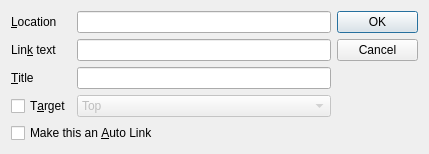
<?xml version="1.0" encoding="UTF-8"?>
<ui version="4.0">
 <class>LinkEntry</class>
 <widget class="QDialog" name="LinkEntry">
  <property name="geometry">
   <rect>
    <x>0</x>
    <y>0</y>
    <width>429</width>
    <height>136</height>
   </rect>
  </property>
  <property name="windowTitle">
   <string>HTML link</string>
  </property>
  <layout class="QGridLayout" name="gridLayout">
   <item row="0" column="0">
    <widget class="QLabel" name="label">
     <property name="text">
      <string>&amp;Location</string>
     </property>
     <property name="buddy">
      <cstring>leLinkURL</cstring>
     </property>
    </widget>
   </item>
   <item row="0" column="1">
    <widget class="QLineEdit" name="leLinkURL"/>
   </item>
   <item row="0" column="2">
    <widget class="QPushButton" name="okButton">
     <property name="text">
      <string>OK</string>
     </property>
    </widget>
   </item>
   <item row="1" column="0">
    <widget class="QLabel" name="label_3">
     <property name="text">
      <string>Lin&amp;k text</string>
     </property>
     <property name="buddy">
      <cstring>leLinkText</cstring>
     </property>
    </widget>
   </item>
   <item row="1" column="1">
    <widget class="QLineEdit" name="leLinkText"/>
   </item>
   <item row="1" column="2">
    <widget class="QPushButton" name="cancelButton">
     <property name="text">
      <string>Cancel</string>
     </property>
    </widget>
   </item>
   <item row="2" column="0">
    <widget class="QLabel" name="label_2">
     <property name="text">
      <string>&amp;Title</string>
     </property>
     <property name="buddy">
      <cstring>leLinkTitle</cstring>
     </property>
    </widget>
   </item>
   <item row="2" column="1">
    <widget class="QLineEdit" name="leLinkTitle"/>
   </item>
   <item row="2" column="2" rowspan="3">
    <spacer>
     <property name="orientation">
      <enum>Qt::Vertical</enum>
     </property>
     <property name="sizeHint" stdset="0">
      <size>
       <width>81</width>
       <height>26</height>
      </size>
     </property>
    </spacer>
   </item>
   <item row="3" column="0">
    <widget class="QCheckBox" name="chLinkTarget">
     <property name="text">
      <string>T&amp;arget</string>
     </property>
    </widget>
   </item>
   <item row="3" column="1">
    <widget class="QComboBox" name="cbLinkTarget">
     <property name="enabled">
      <bool>false</bool>
     </property>
     <item>
      <property name="text">
       <string>Top</string>
      </property>
     </item>
     <item>
      <property name="text">
       <string>Blank window</string>
      </property>
     </item>
     <item>
      <property name="text">
       <string>View window</string>
      </property>
     </item>
    </widget>
   </item>
   <item row="4" column="0" colspan="2">
    <widget class="QCheckBox" name="cbMakeAutoLink">
     <property name="text">
      <string>Make this an &amp;Auto Link</string>
     </property>
    </widget>
   </item>
  </layout>
 </widget>
 <tabstops>
  <tabstop>leLinkURL</tabstop>
  <tabstop>leLinkText</tabstop>
  <tabstop>leLinkTitle</tabstop>
  <tabstop>chLinkTarget</tabstop>
  <tabstop>cbLinkTarget</tabstop>
  <tabstop>cbMakeAutoLink</tabstop>
  <tabstop>okButton</tabstop>
 </tabstops>
 <resources/>
 <connections>
  <connection>
   <sender>okButton</sender>
   <signal>clicked()</signal>
   <receiver>LinkEntry</receiver>
   <slot>accept()</slot>
   <hints>
    <hint type="sourcelabel">
     <x>390</x>
     <y>19</y>
    </hint>
    <hint type="destinationlabel">
     <x>233</x>
     <y>29</y>
    </hint>
   </hints>
  </connection>
  <connection>
   <sender>cancelButton</sender>
   <signal>clicked()</signal>
   <receiver>LinkEntry</receiver>
   <slot>reject()</slot>
   <hints>
    <hint type="sourcelabel">
     <x>369</x>
     <y>70</y>
    </hint>
    <hint type="destinationlabel">
     <x>197</x>
     <y>112</y>
    </hint>
   </hints>
  </connection>
  <connection>
   <sender>chLinkTarget</sender>
   <signal>toggled(bool)</signal>
   <receiver>cbLinkTarget</receiver>
   <slot>setEnabled(bool)</slot>
   <hints>
    <hint type="sourcelabel">
     <x>53</x>
     <y>142</y>
    </hint>
    <hint type="destinationlabel">
     <x>295</x>
     <y>143</y>
    </hint>
   </hints>
  </connection>
 </connections>
</ui>
